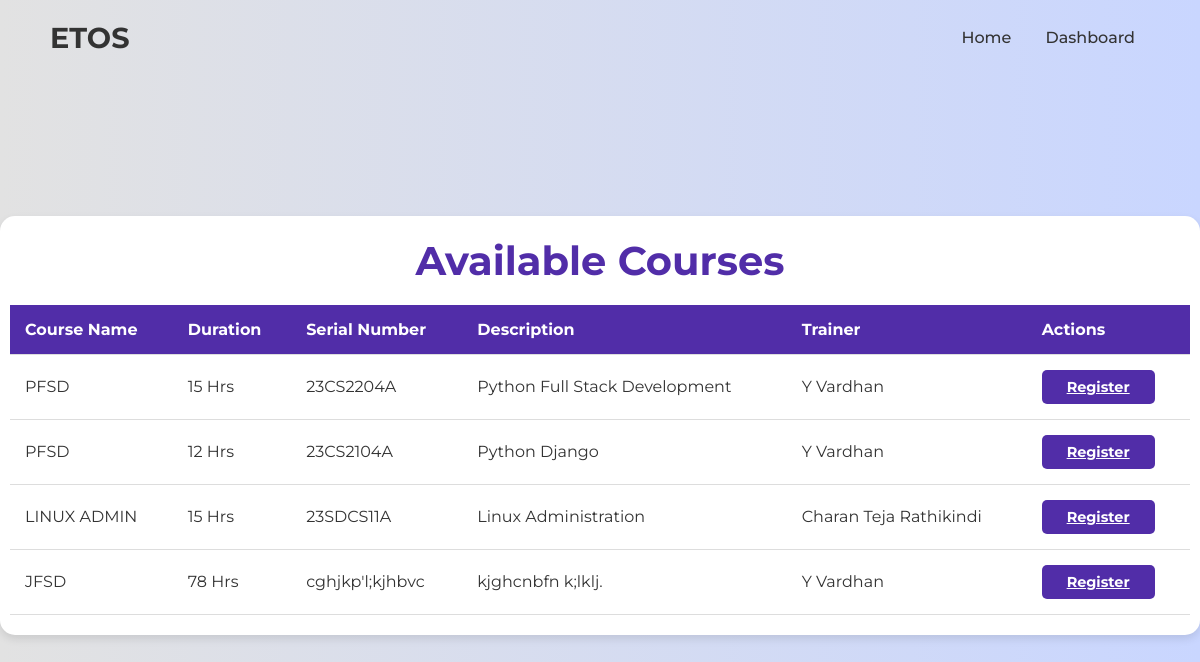
Page /employee/available_courses/ (signed in) on the committed database.
### hr/models.py (models this page shows, shortened)
class Course(models.Model):
    course_name = models.CharField(max_length=255)
    duration = models.CharField(max_length=50)
    serial_number = models.CharField(max_length=50, unique=True)
    description = models.TextField()
    trainer = models.ForeignKey(User, on_delete=models.SET_NULL, null=True, limit_choices_to={'username__regex': r'^\d{4}$'})

### employee/views.py (the view)
# urls.py: path('available_courses/', views.available_courses, name='available_courses'),
@login_required
def available_courses(request):
    courses = Course.objects.all()
    registered_courses = EmployeeCourse.objects.filter(employee=request.user).values_list('course_id', flat=True)
    available_courses = courses.exclude(id__in=registered_courses)
    return render(request, 'employee/course_list_for_employee.html', {'courses': available_courses})

### templates/employee/course_list_for_employee.html (shortened to what this page needs)
<!DOCTYPE html>
<html lang="en">
<head>
    <link rel="stylesheet" href="https://cdnjs.cloudflare.com/ajax/libs/font-awesome/6.4.2/css/all.min.css">
</head>
<body>
    <nav class="navbar">
        <div class="brand">ETOS</div>
        <div class="links">
            <a href="{% url 'home_redirect' %}">Home</a>
            <a href="{% url 'employee_dashboard' %}">Dashboard</a>
        </div>
    </nav>
    <section class="course-list">
        <h2>Available Courses</h2>
        <table>
            <thead>
                <tr>
                    <th>Course Name</th>
                    <th>Duration</th>
                    <th>Serial Number</th>
                    <th>Description</th>
                    <th>Trainer</th>
                    <th>Actions</th>
                </tr>
            </thead>
            <tbody>
                {% for course in courses %}
                    <tr>
                        <td>{{ course.course_name }}</td>
                        <td>{{ course.duration }} Hrs</td>
                        <td>{{ course.serial_number }}</td>
                        <td>{{ course.description }}</td>
                        <td>
                {% if course.trainer %}
                    {{ course.trainer.get_full_name }}
                {% else %}
                    No Trainer Assigned
                {% endif %}
            </td>
                        <td>
    <div class="button-container">
        <a href="{% url 'register_course' course.id %}" class="btn">Register</a>
    </div>
</td>
                    </tr>
                {% empty %}
                    <tr>
                        <td colspan="5">No courses available at the moment.</td>
                    </tr>
                {% endfor %}
            </tbody>
        </table>
    </section>
</body>
</html>

### templates/employee/course_list_for_employee.html (style rules this page uses)
* { margin: 0; padding: 0; box-sizing: border-box; font-family: 'Montserrat', sans-serif; }
body { background-color: #c9d6ff; background: linear-gradient(to right, #e2e2e2, #c9d6ff); height: 100vh; display: flex; justify-content: center; align-items: center; flex-direction: column; text-align: center; }
.navbar { width: 100%; position: absolute; top: 0; padding: 20px 50px; display: flex; justify-content: space-between; align-items: center; background-color: transparent; z-index: 1000; }
.navbar .brand { font-size: 1.8rem; font-weight: bold; color: #333; }
.navbar .links a { margin: 0 15px; text-decoration: none; color: #333; font-size: 1rem; font-weight: 500; }
.course-list { padding: 20px 10px; margin-bottom: 250px; margin-top: 300px; background-color: white; border-radius: 15px; max-width: 1300px; width: 100%; box-shadow: 0 4px 8px rgba(0, 0, 0, 0.1); }
.course-list h2 { font-size: 2.5rem; margin-bottom: 20px; color: #512da8; }
table { width: 100%; border-collapse: collapse; margin-top: 20px; }
th, td { padding: 15px; text-align: left; border-bottom: 1px solid #ddd; }
th { background-color: #512da8; color: white; }
td { color: #333; }
.btn { padding: 8px 25px; background-color: #512da8; color: white; border-radius: 5px; border: none; font-size: 0.9rem; font-weight: bold; cursor: pointer; transition: background-color 0.3s ease, transform 0.3s ease; }
.button-container { display: flex; gap: 5px; }

### rows in the picture
Course: course_name "PFSD", duration "15", serial_number "23CS2204A", description "Python Full Stack Development", trainer.get_full_name "Y Vardhan"
Course: course_name "PFSD", duration "12", serial_number "23CS2104A", description "Python Django", trainer.get_full_name "Y Vardhan"
Course: course_name "LINUX ADMIN", duration "15", serial_number "23SDCS11A", description "Linux Administration", trainer.get_full_name "Charan Teja Rathikindi"
Course: course_name "JFSD", duration "78", serial_number "cghjkp'l;kjhbvc", description "kjghcnbfn k;lklj.", trainer.get_full_name "Y Vardhan"
